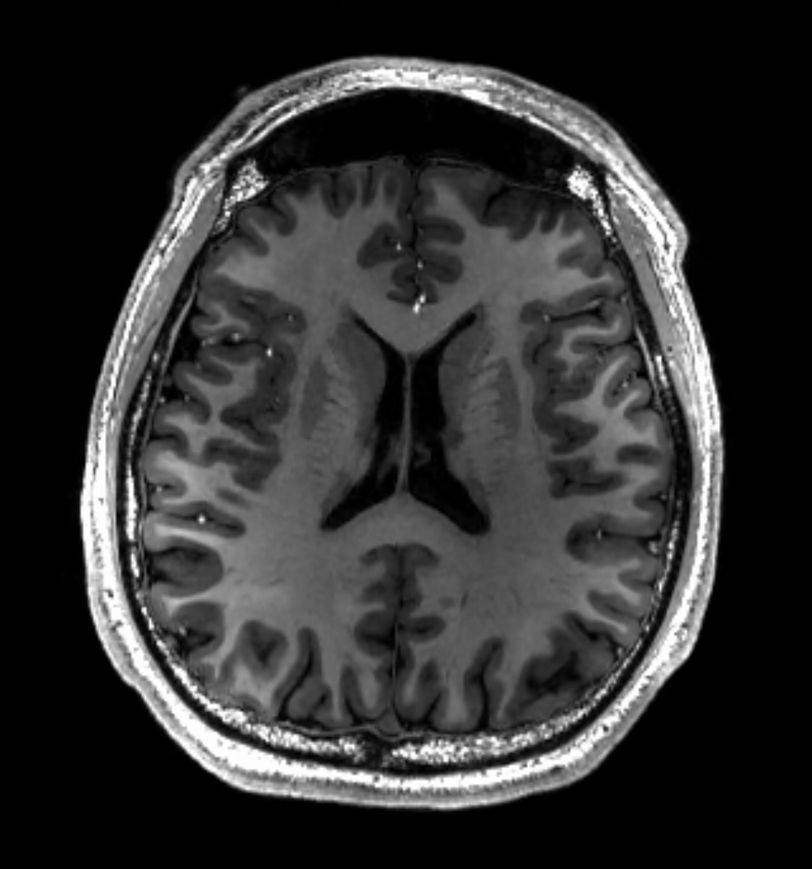
#> input picture Basic Image Preprocessing/brain_mri.png, 812 x 869 px, shrunk from 1433 x 1534 before the run
$ jupyter execute Total_variation_denoising.ipynb
#> lines starting #> are read from the running program, lines starting #| are printed output that depends on the picture
## Denoising using Total Variation method

### Simple image

[cell 1]
import numpy as np
from skimage.restoration import denoise_tv_chambolle
import matplotlib.pyplot as plt

# Generate a noisy image
np.random.seed(42)
clean_image = np.zeros((100, 100))
clean_image[20:80, 20:80] = 1.0  # Create a square in the image
noisy_image = clean_image + 0.1 * np.random.randn(*clean_image.shape)

# Denoise using total variation denoising
denoised_image_tv = denoise_tv_chambolle(noisy_image, weight=0.9)

# Plot the results
plt.figure(figsize=(10, 4))

plt.subplot(1, 3, 1)
plt.title('Clean Image')
plt.imshow(clean_image, cmap='gray')
plt.axis('off')

plt.subplot(1, 3, 2)
plt.title('Noisy Image')
plt.imshow(noisy_image, cmap='gray')
plt.axis('off')

plt.subplot(1, 3, 3)
plt.title('Denoised Image (Total Variation)')
plt.imshow(denoised_image_tv, cmap='gray')
plt.axis('off')

plt.show()
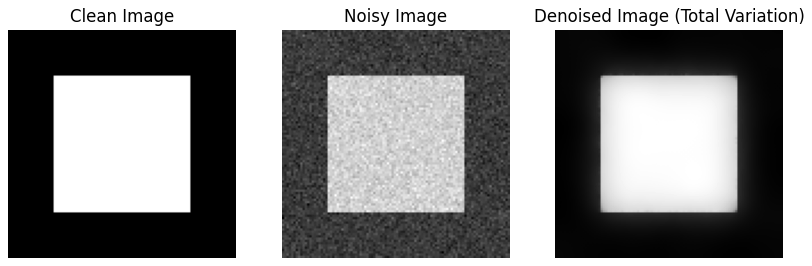
#> figure drawn by matplotlib, 3 panels

### Brain image

[cell 2]
import numpy as np
import cv2
from skimage.restoration import denoise_tv_chambolle
import matplotlib.pyplot as plt

# Load the image
image = cv2.imread('brain_mri.png')
#> image is the input picture: shape (869, 812, 3); min 0, max 255, mean 48.6

# Add Gaussian noise to the image
np.random.seed(42)
noise_factor = 100
noise = noise_factor * np.random.randn(*image.shape)
noisy_brain_image = np.clip(image + noise, 0, 255).astype(np.uint8)
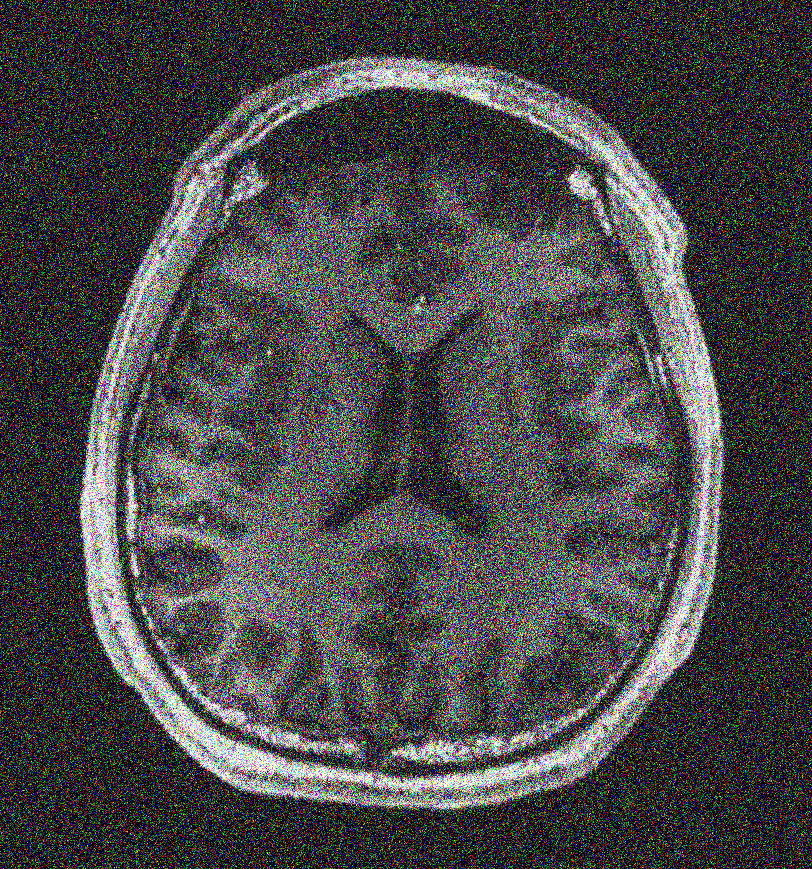
#> noisy_brain_image: shape (869, 812, 3); mean B, G, R 71.5, 71.5, 71.5

# Denoise using total variation denoising
denoised_brain_image_tv = denoise_tv_chambolle(noisy_brain_image, weight=0.1)
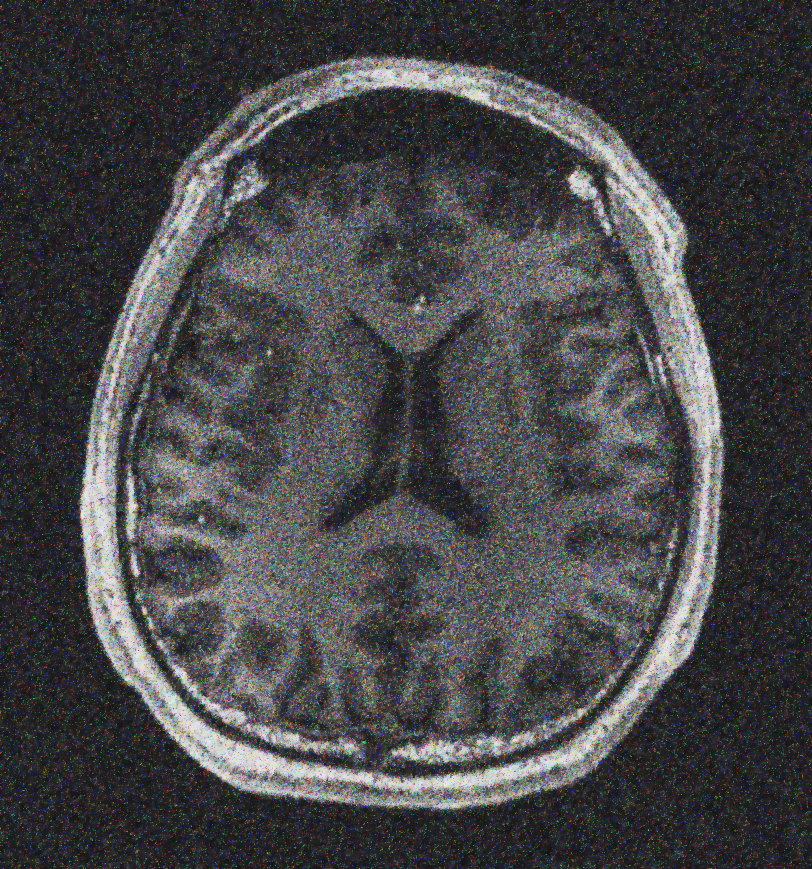
#> denoised_brain_image_tv: shape (869, 812, 3) float64; mean B, G, R 0.285, 0.278, 0.278

# Plot the results
plt.figure(figsize=(10, 4))

plt.subplot(1, 3, 1)
plt.title('Clean Image')
plt.imshow(image, cmap='gray')
plt.axis('off')

plt.subplot(1, 3, 2)
plt.title('Noisy Image')
plt.imshow(noisy_brain_image, cmap='gray')
plt.axis('off')

plt.subplot(1, 3, 3)
plt.title('Denoised Image (Total Variation)')
plt.imshow(denoised_brain_image_tv, cmap='gray')
plt.axis('off')

plt.show()
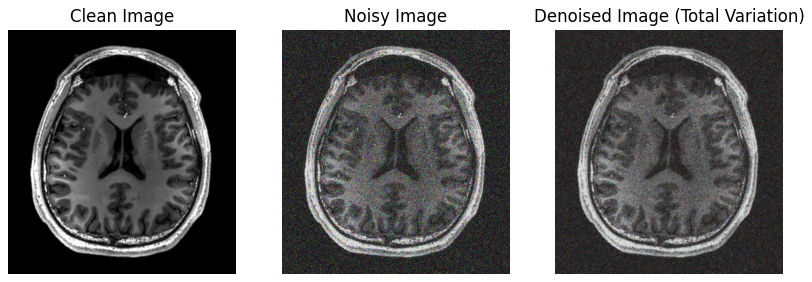
#> figure drawn by matplotlib, 3 panels; B, G, R data is drawn as R, G, B
